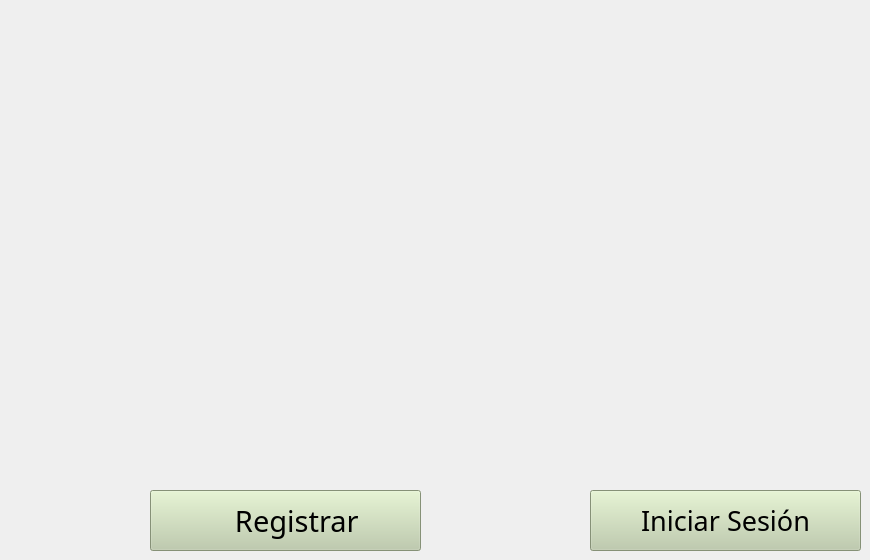
      <widget class="QWidget" name="page_3">
       <widget class="QPushButton" name="Login_Button">
        <property name="geometry">
         <rect>
          <x>590</x>
          <y>490</y>
          <width>271</width>
          <height>61</height>
         </rect>
        </property>
        <property name="font">
         <font>
          <family>Trebuchet MS</family>
          <pointsize>20</pointsize>
          <weight>50</weight>
          <bold>false</bold>
         </font>
        </property>
        <property name="cursor">
         <cursorShape>PointingHandCursor</cursorShape>
        </property>
        <property name="styleSheet">
         <string notr="true">background-color: rgb(187, 203, 167);</string>
        </property>
        <property name="text">
         <string>Iniciar Sesión</string>
        </property>
        <property name="icon">
         <iconset resource="recursos.qrc">
          <normaloff>:/img/imagenes/pixlr-bg-result.png</normaloff>:/img/imagenes/pixlr-bg-result.png</iconset>
        </property>
        <property name="iconSize">
         <size>
          <width>100</width>
          <height>100</height>
         </size>
        </property>
       </widget>
       <widget class="QPushButton" name="Register_Button">
        <property name="geometry">
         <rect>
          <x>150</x>
          <y>490</y>
          <width>271</width>
          <height>61</height>
         </rect>
        </property>
        <property name="font">
         <font>
          <family>Trebuchet MS</family>
          <pointsize>22</pointsize>
          <weight>50</weight>
          <bold>false</bold>
         </font>
        </property>
        <property name="cursor">
         <cursorShape>PointingHandCursor</cursorShape>
        </property>
        <property name="styleSheet">
         <string notr="true">background-color: rgb(187, 203, 167);</string>
        </property>
        <property name="text">
         <string>   Registrar</string>
        </property>
        <property name="icon">
         <iconset resource="recursos.qrc">
          <normaloff>:/img/imagenes/300819-Wickes-Log-In-TradePro-Icon.png</normaloff>:/img/imagenes/300819-Wickes-Log-In-TradePro-Icon.png</iconset>
        </property>
        <property name="iconSize">
         <size>
          <width>50</width>
          <height>50</height>
         </size>
        </property>
       </widget>
       <widget class="QLabel" name="label_2">
        <property name="geometry">
         <rect>
          <x>290</x>
          <y>-10</y>
          <width>461</width>
          <height>431</height>
         </rect>
        </property>
        <property name="text">
         <string/>
        </property>
        <property name="pixmap">
         <pixmap resource="recursos.qrc">:/img/imagenes/LOGO_KEDNALL.png</pixmap>
        </property>
        <property name="scaledContents">
         <bool>true</bool>
        </property>
        <property name="alignment">
         <set>Qt::AlignRight|Qt::AlignTrailing|Qt::AlignVCenter</set>
        </property>
        <property name="wordWrap">
         <bool>false</bool>
        </property>
        <property name="margin">
         <number>29</number>
        </property>
        <property name="openExternalLinks">
         <bool>false</bool>
        </property>
       </widget>
      </widget>
